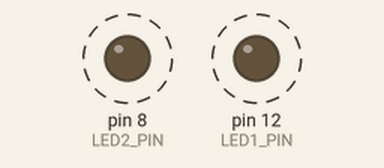
This sketch was run on a simulated Arduino Uno, built with avr-gcc and run on an emulated ATmega328P. Shown: output pins drawn as LEDs (lit = HIGH). Dashed ring = blinking.

Above: at 0.2 s.
Timing chart, 0 to 4.6 s (numbered marks = the images above):
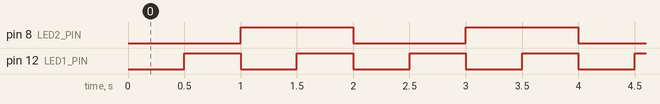

The sketch:

task2_two_leds.ino
```cpp
#define LED1_PIN 12
#define LED2_PIN 8

#define LED1_INTERVAL 500UL
#define LED2_INTERVAL 1000UL

unsigned long prev1 = 0;
unsigned long prev2 = 0;
int led1State = LOW;
int led2State = LOW;

void setup() {
  pinMode(LED1_PIN, OUTPUT);
  pinMode(LED2_PIN, OUTPUT);
}

void loop() {
  unsigned long now = millis();

  if (now - prev1 >= LED1_INTERVAL) {
    prev1 = now;
    led1State = (led1State == LOW) ? HIGH : LOW;
    digitalWrite(LED1_PIN, led1State);
  }

  if (now - prev2 >= LED2_INTERVAL) {
    prev2 = now;
    led2State = (led2State == LOW) ? HIGH : LOW;
    digitalWrite(LED2_PIN, led2State);
  }
}
```

Measured:
- by itself, pin 8 (LED2_PIN): alternates HIGH for 1.0 s and LOW for 1.0 s
- by itself, pin 12 (LED1_PIN): alternates HIGH for 0.50 s and LOW for 0.50 s
- by itself, everything shown: repeats every 2.0 s, in 4 steps
